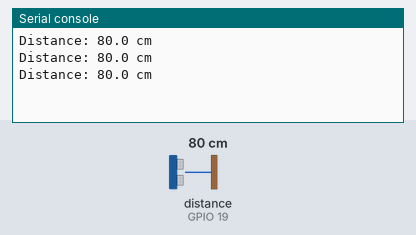
The program below on a simulated ESP32 board running MicroPython. Parts: the last lines printed to the serial console. The inputs (shaded band) are chosen by the test bench; at power-on: distance to the obstacle (sensor on GPIO 19) 80 cm. The echo pulse lasts 58.3 µs per cm; library files of the repository ran but are not shown: hc_sr04.py.

Above: at 1.2 s.
1.3 s: distance to the obstacle (sensor on GPIO 19) set to 2 cm
At 1.9 s:
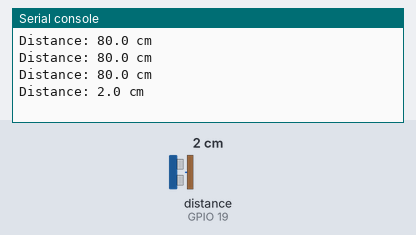
2.8 s: distance to the obstacle (sensor on GPIO 19) set to 4 cm
At 3.4 s:
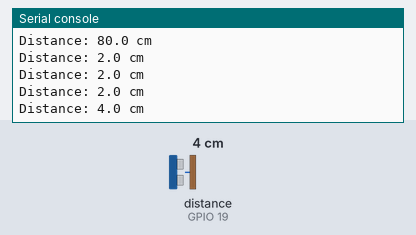
Timing chart, 0 to 5.8 s (numbered marks = the images above; inputs shaded):
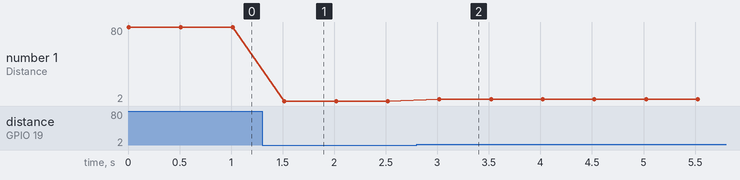

Measured:
- after the input at 1.3 s, the serial console: prints a new line after 0.22 s (image 1)
- after the input at 2.8 s, the serial console: prints a new line after 0.22 s (image 2)
- plotted number 1: 80 → 2 after the input at 1.3 s, 2 → 4 after the input at 2.8 s

The program:

test01.py
```python
from hc_sr04 import HCSR04
import time

sensor = HCSR04(trigger_pin=5, echo_pin=19)

while True:
    d = sensor.distance_cm()
    if d is not None:
        print("Distance:", d, "cm")
    else:
        print("No echo")
    time.sleep(0.5)
    
```
